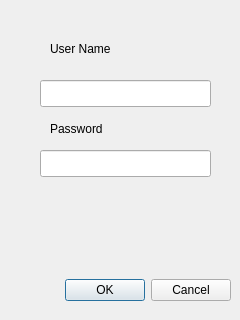
<?xml version="1.0" encoding="UTF-8"?>
<ui version="4.0">
 <class>DeliciousPassword</class>
 <widget class="QDialog" name="DeliciousPassword">
  <property name="geometry">
   <rect>
    <x>0</x>
    <y>0</y>
    <width>240</width>
    <height>320</height>
   </rect>
  </property>
  <property name="windowTitle">
   <string>Dialog</string>
  </property>
  <widget class="QDialogButtonBox" name="buttonBox">
   <property name="geometry">
    <rect>
     <x>10</x>
     <y>270</y>
     <width>221</width>
     <height>41</height>
    </rect>
   </property>
   <property name="orientation">
    <enum>Qt::Horizontal</enum>
   </property>
   <property name="standardButtons">
    <set>QDialogButtonBox::Cancel|QDialogButtonBox::Ok</set>
   </property>
  </widget>
  <widget class="QLineEdit" name="username">
   <property name="geometry">
    <rect>
     <x>40</x>
     <y>80</y>
     <width>171</width>
     <height>27</height>
    </rect>
   </property>
  </widget>
  <widget class="QLineEdit" name="password">
   <property name="geometry">
    <rect>
     <x>40</x>
     <y>150</y>
     <width>171</width>
     <height>27</height>
    </rect>
   </property>
   <property name="echoMode">
    <enum>QLineEdit::Password</enum>
   </property>
  </widget>
  <widget class="QLabel" name="label">
   <property name="geometry">
    <rect>
     <x>50</x>
     <y>40</y>
     <width>91</width>
     <height>17</height>
    </rect>
   </property>
   <property name="text">
    <string>User Name</string>
   </property>
  </widget>
  <widget class="QLabel" name="label_2">
   <property name="geometry">
    <rect>
     <x>50</x>
     <y>120</y>
     <width>81</width>
     <height>17</height>
    </rect>
   </property>
   <property name="text">
    <string>Password</string>
   </property>
  </widget>
 </widget>
 <resources/>
 <connections/>
</ui>
